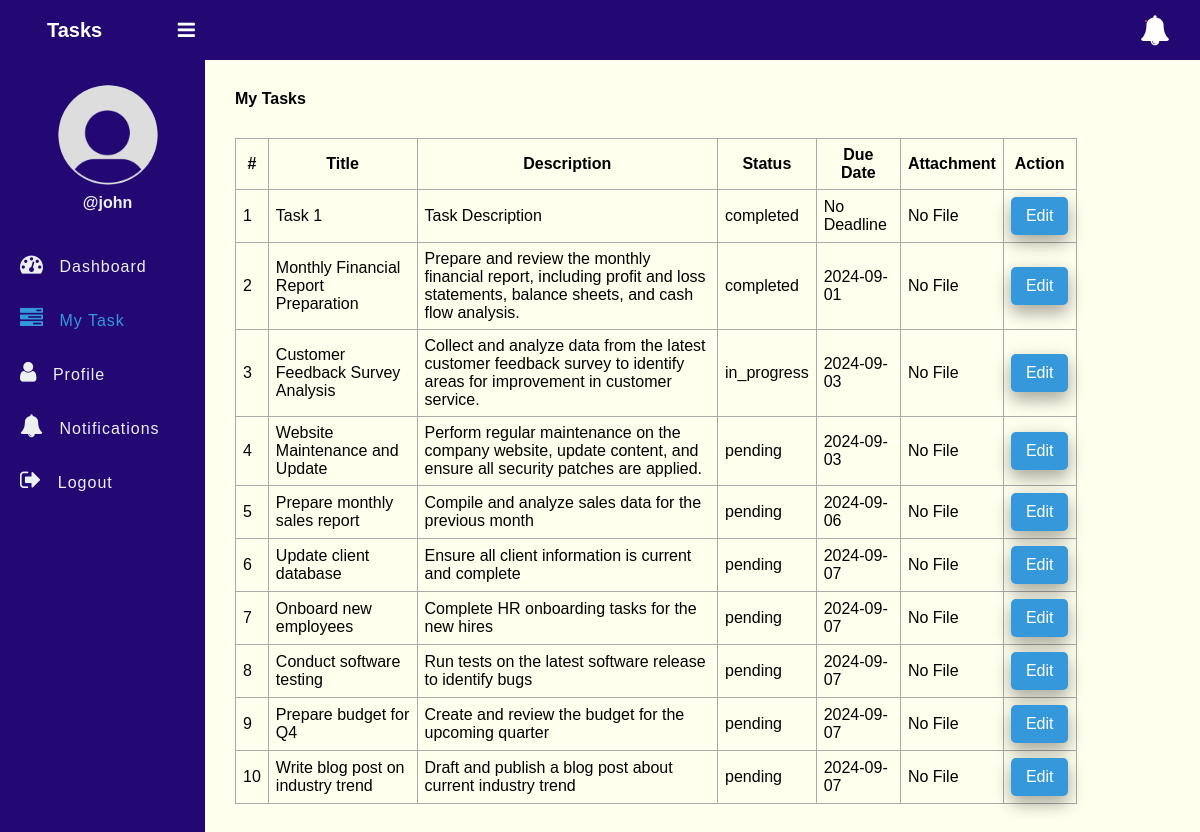
/my_task.php (signed in), run on the app's committed database.
### tables this page shows
CREATE TABLE `tasks` (
  `id` int(11) NOT NULL,
  `title` varchar(100) NOT NULL,
  `description` text DEFAULT NULL,
  `assigned_to` int(11) DEFAULT NULL,
  `due_date` date DEFAULT NULL,
  `status` enum('pending','in_progress','completed') DEFAULT 'pending',
  `created_at` timestamp NOT NULL DEFAULT current_timestamp()
);

### app/Model/Task.php (called while the page is built, shortened)
<?php
function get_all_tasks_by_id($conn, $id){
	$sql = "SELECT * FROM tasks WHERE assigned_to=?";
	$stmt = $conn->prepare($sql);
	$stmt->execute([$id]);
	if($stmt->rowCount() > 0){
		$tasks = $stmt->fetchAll();
	}else $tasks = 0;
	return $tasks;
}

### my_task.php (the view, shortened to what this page needs)
<?php
if (isset($_SESSION['role']) && isset($_SESSION['id'])) {
    include "DB_connection.php";
    include "app/Model/Task.php";
    include "app/Model/User.php";
    $tasks = get_all_tasks_by_id($conn, $_SESSION['id']);
?>
<!DOCTYPE html>
<html>
<head>
    <link rel="stylesheet" href="https://stackpath.bootstrapcdn.com/font-awesome/4.7.0/css/font-awesome.min.css">
    <link rel="stylesheet" href="css/style.css">
</head>
<body>
    <?php include "inc/header.php"; ?>
    <div class="body">
        <?php include "inc/nav.php"; ?>
        <section class="section-1">
            <h4 class="title">My Tasks</h4>
            <?php if ($tasks != 0) { ?>
            <table class="main-table">
                <tr>
                    <th>#</th>
                    <th>Title</th>
                    <th>Description</th>
                    <th>Status</th>
                    <th>Due Date</th>
                    <th>Attachment</th>
                    <th>Action</th>
                </tr>
                <?php $i = 0; foreach ($tasks as $task) { ?>
                <tr>
                    <td><?= ++$i ?></td>
                    <td><?= htmlspecialchars($task['title'], ENT_QUOTES, 'UTF-8') ?></td>
                    <td><?= htmlspecialchars($task['description'], ENT_QUOTES, 'UTF-8') ?></td>
                    <td><?= htmlspecialchars($task['status'], ENT_QUOTES, 'UTF-8') ?></td>
                    <td><?= $task['due_date'] ? $task['due_date'] : "No Deadline" ?></td>
                    <td>
                        <?php if (!empty($task['file_path'])) { ?>
                            <a href="download.php?file=<?= urlencode($task['file_path']) ?>" download>Download</a>
                        <?php } else { ?>
                            No File
                        <?php } ?>
                    </td>
                    <td>
                        <a href="edit-task-employee.php?id=<?= $task['id'] ?>" class="edit-btn">Edit</a>
                    </td>
                </tr>
                <?php } ?>
            </table>
            <?php } else { ?>
                <h3>Empty</h3>
            <?php } ?>
        </section>
    </div>
</body>
</html>
<?php
} else {
    $em = "First login";
    header("Location: login.php?error=" . urlencode($em));
    exit();
}
?>

### css/style.css (style rules this page uses)
* { padding: 0; margin: 0; box-sizing: border-box; font-family: arial, sans-serif; }
.body { display: flex; }
.section-1 { padding: 30px; }
.section-1 .title { margin-bottom: 10px; }
.section-1 { width: 100%; background: #ffe; }
.main-table, .main-table tr, .main-table th, .main-table td { border: 1px solid #aaa; border-collapse: collapse; padding: 7px; }
.main-table { width: 90%; margin-top: 30px; }
.edit-btn { text-decoration: none; display: inline-block; padding-left: 10px; border: none; background: #3498db; padding: 10px 15px; color: #fff; font-size: 16px; border-radius: 5px; cursor: pointer; outline: none; transition: background 1s; box-shadow: 0 8px 16px 0 rgba(0, 0, 0, 0.2), 0 6px 20px 0 rgba(0, 0, 0, 0.19); }

### data on the page
tasks: title "Task 1", description "Task Description", status "completed", shows "No Deadline"
tasks: title "Monthly Financial Report Preparation", description "Prepare and review the monthly financial report, including profit and loss statements, balance sheets, and cash flow analysis.", status "completed", due_date "2024-09-01"
tasks: title "Customer Feedback Survey Analysis", description "Collect and analyze data from the latest customer feedback survey to identify areas for improvement in customer service.", status "in_progress", due_date "2024-09-03"
tasks: title "Website Maintenance and Update", description "Perform regular maintenance on the company website, update content, and ensure all security patches are applied.", status "pending", due_date "2024-09-03"
tasks: title "Prepare monthly sales report", description "Compile and analyze sales data for the previous month", status "pending", due_date "2024-09-06"
tasks: title "Update client database", description "Ensure all client information is current and complete", status "pending", due_date "2024-09-07"
tasks: title "Onboard new employees", description "Complete HR onboarding tasks for the new hires", status "pending", due_date "2024-09-07"
tasks: title "Conduct software testing", description "Run tests on the latest software release to identify bugs", status "pending", due_date "2024-09-07"
tasks: title "Prepare budget for Q4", description "Create and review the budget for the upcoming quarter", status "pending", due_date "2024-09-07"
tasks: title "Write blog post on industry trend", description "Draft and publish a blog post about current industry trend", status "pending", due_date "2024-09-07"

### other printed values
$_SESSION['username'] "john"
